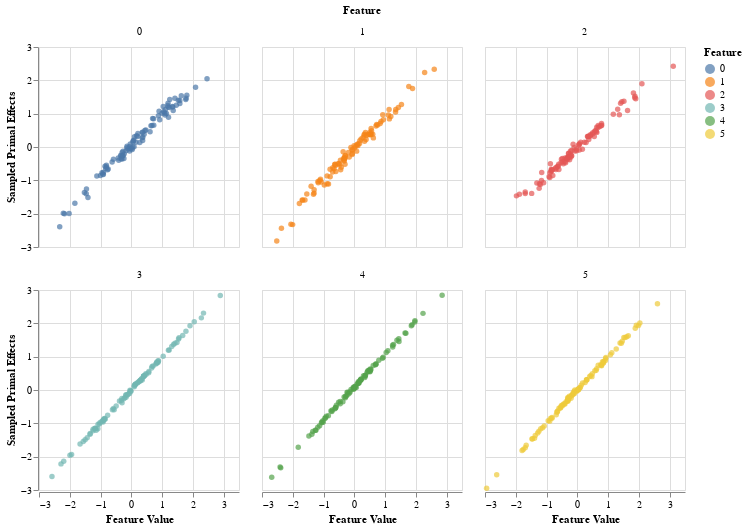

Source (notebook cell):
### Code cell
alt.Chart(data_df).mark_point(filled=True).encode(
    alt.Y('Sampled Primal Effects:Q'),
    alt.X('Feature Value:Q'),
    alt.Color('Feature:N'),
    alt.Facet('Feature:N')
).properties(
    columns=3,
    width=200,
    height=200
)

### Figure 1 — Vega-Lite specification as saved in the notebook (floating-point values rounded to 4 significant figures; data arrays with more than 128 entries replaced by an {"elided": "..."} marker saying what was removed)
{"$schema": "https://vega.github.io/schema/vega-lite/v3.2.1.json", "columns": 3, "config": {"mark": {"tooltip": null}, "view": {"height": 300, "width": 400}}, "data": {"name": "data-20afda7d022ab2303e7bf27e3b8e3a20"}, "datasets": {"data-20afda7d022ab2303e7bf27e3b8e3a20": {"elided": "600 records"}}, "encoding": {"color": {"field": "Feature", "type": "nominal"}, "facet": {"field": "Feature", "type": "nominal"}, "x": {"field": "Feature Value", "type": "quantitative"}, "y": {"field": "Sampled Primal Effects", "type": "quantitative"}}, "height": 200, "mark": {"filled": true, "type": "point"}, "width": 200}
